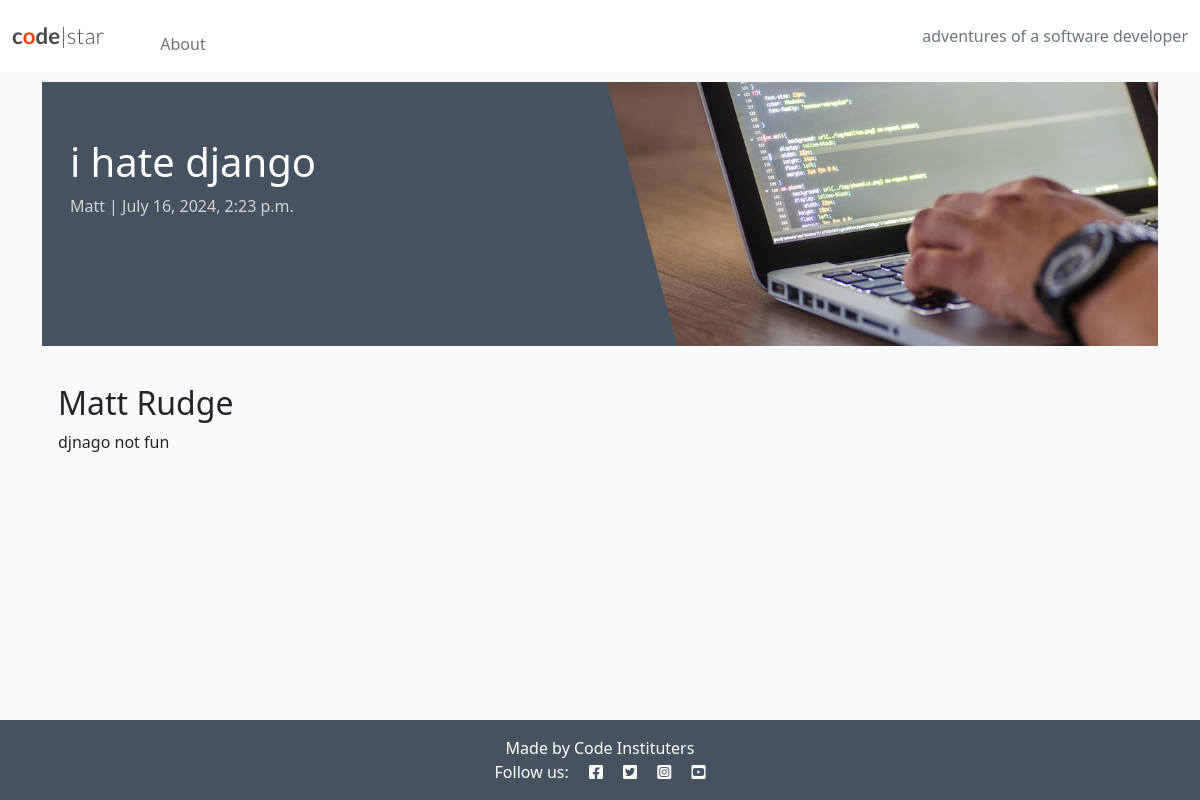
The page /i-hate-django/ on the database its author committed.
### blog/models.py (models this page shows, shortened)
class Post(models.Model):
    title = models.CharField(max_length=200, unique=True)
    slug = models.SlugField(max_length=200, unique=True)
    author = models.ForeignKey(
        User,
        on_delete=models.CASCADE,
        related_name="blog_posts"
    )
    content = models.TextField()
    created_on = models.DateTimeField(auto_now_add=True)
    status = models.IntegerField(choices=STATUS, default=0)
    excerpt = models.TextField(blank=True)
    updated_on = models.DateTimeField(auto_now=True)
    class Meta:
        ordering = ["-created_on"]

### blog/views.py (the view)
# urls.py: path('<slug:slug>/', views.post_detail, name="post_detail"),
def post_detail(request, slug):
    queryset = Post.objects.filter(status=1)
    post = get_object_or_404(queryset, slug=slug)
    return render(
        request,
        "blog/post_detail.html",
        {"post": post,
         "coder": "Matt Rudge"},
    )

### blog/templates/blog/post_detail.html
{% extends 'base.html' %} {% block content %}
{% load static %}
<div class="masthead">
    <div class="container">
        <div class="row g-0">
            <div class="col-md-6 masthead-text">
                <h1 class="post-title">{{ post.title }}</h1>
                <p class="post-subtitle">{{ post.author }} | {{ post.created_on }}</p>
            </div>
            <div class="d-none d-md-block col-md-6 masthead-image">
                <img src="{% static 'images/default.jpg' %}" class="scale" alt="placeholder">
            </div>
        </div>
    </div>
</div>
<div class="container">
    <div class="row">
        <div class="col card mb-4  mt-3 left  top">
            <div class="card-body">
                <h2>{{ coder }}</h2>
                <p class="card-text">
                    {{ post.content | safe }}
                </p>
            </div>
        </div>
    </div>
</div>
{% endblock content %}

### static/css/style.css (style rules this page uses)
body { background-color: #F9FAFC; }
.main-bg { background-color: #F9FAFC; }
.card { border: none; background-color: transparent; }
.scale { width: 100%; height: auto; }
.masthead { margin-top: 10px; overflow: hidden; position: relative; display: inline-block; height: 33vh; width: 100%; }
.masthead-text { background-color: #445261; color: white; position: relative; }
.masthead-image { position: relative; overflow: hidden; }
.masthead-image:after { content: ""; position: absolute; top: 0; right: 90%; height: 100%; width: 150%; background: #445261; -webkit-transform: skew(15deg); -moz-transform: skew(15deg); transform: skew(15deg); z-index: 100; }
.post-title { margin-top: 10%; margin-left: 5%; }
.post-subtitle { margin-left: 5%; color: lightgray; }

### rows shown on the page
Post: title "i hate django", author "Matt", created_on "July 16, 2024, 2:23 p.m.", content "djnago not fun"

### other values the page prints
{{ coder }} "Matt Rudge"
